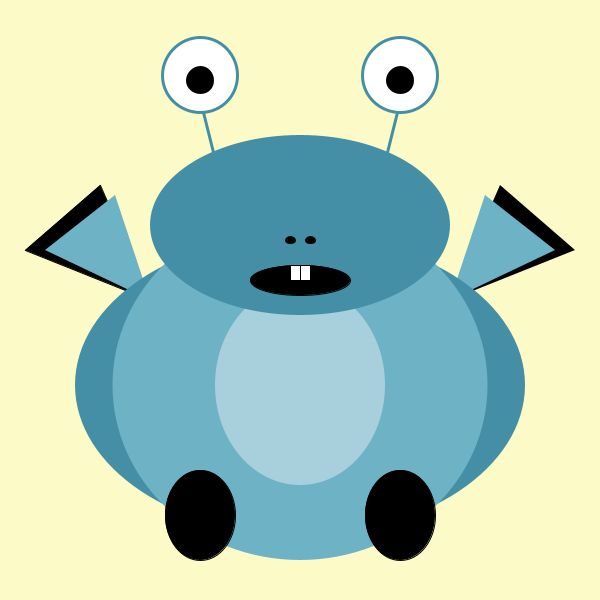
Frame 1 (no input)
Frame 60 (the mouse pressed at the canvas centre just before this capture): identical to frame 1, image omitted
Frame 120 (the mouse held since frame 60 and released just before this capture): identical to frame 1, image omitted

The Processing sketch that drew this single still picture (run headless with seeded random() and noise(); from frame 60 on, the mouse is pressed at the canvas centre):

// Processing sketch: processing_90893
// ── processing_90893.pde

/*

monster sketch
Julie Kim 2013 February

*/

void setup(){
  size(600, 600);
  smooth();
  rectMode(CENTER);
}

void draw(){
  background(252,251,199);

 // left wing 
  // style
  fill(0);
  stroke(0);
  triangle(100, 185, 25, 250, 150, 300);

  // left wing front
  // style
  fill(110, 178, 198);
  noStroke();
  triangle(115, 195, 45, 250, 150, 300);

  // right wing 
  // style
  fill(0);
  noStroke();
  triangle(500, 185, 575, 250, 450, 300);

  // right wing front
  // style
  fill(110, 178, 198);
  noStroke();
  triangle(485, 195, 555, 250, 450, 300);

  //body outer
  // style
  fill(68, 143, 165);
  noStroke();
  ellipse(300, 385, 450, 300);
  
  //body inner
  // style
  fill(110, 178, 198);
  noStroke();
  ellipse(300, 385, 375, 350);
  
  //body front circle
  // style
  fill(255, 100);
  noStroke();
  ellipse(300, 385, 170, 200);

    
  //left line to eye
  stroke(68, 143, 165);
  strokeWeight(3);
  line(200, 100, 225, 200);
  
  //right line to eye
  stroke(68, 143, 165);
  line(400, 100, 375, 200);
  
  //left eye outer
  // style
  fill(255);
  stroke(68, 143, 165);
  ellipse(200, 75, 75, 75);
  
  //right eye outer
  // style
  fill(255);
  stroke(68, 143, 165);
  ellipse(400, 75, 75, 75);

  //left eye inner
  // style
  fill(0);
  stroke(0);
  ellipse(200, 80, 25, 25);
  
  //right eye inner
  // style
  ellipse(400, 80, 25, 25);
  
  //lower face
  // style
  fill(68, 143, 165);
  noStroke();
  ellipse(300, 225, 300, 180);
      
  // left nostril
  // style
  fill(0);
  stroke(0);
  ellipse(290, 240, 8, 5);

  // right nose
  // style
  ellipse(310, 240, 8, 5);

  // mouth
  // style
  fill(0);
  stroke(0);
  strokeWeight(1);
  ellipse(300, 280, 100, 30);
  
  // tooth
  // style
  fill(255);
  stroke(0);
  rect(295, 273, 10, 15);
  
  // tooth
  // style
  fill(255);
  stroke(0);
  rect(305, 273, 10, 15);
  
   //left foot
  // style
  fill(0);
  ellipse(200, 515, 70, 90);
  
  //right foot
  // style
  fill(0);
  ellipse(400, 515, 70, 90);

  
   
}
